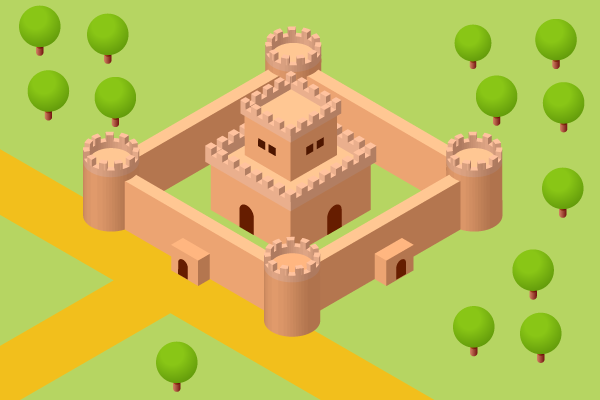
#> input picture image/castle1.png, 600 x 400 px
$ python dif.py
#> lines starting #> are read from the running program, lines starting #| are printed output that depends on the picture; after the words box and inside, x2 and y2 are one past the last pixel; in counts of white or black regions, pixels touching at a corner belong together
import cv2 #OpenCVのインポート
import numpy as np #numpyをnpという名前でインポート

img1 = cv2.imread('./image/castle1.png',0) #日別.pngをグレースケールで読み込む
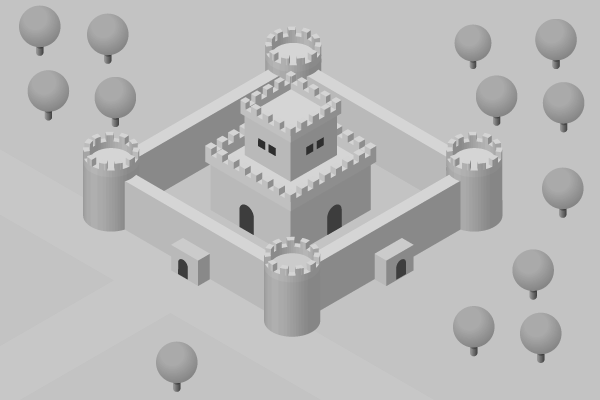
#> img1: shape (400, 600); min 46, max 213, mean 185.8
img2 = cv2.imread('./image/castle2.png',0) #キャンペーン別.pngをグレースケールで読み込む
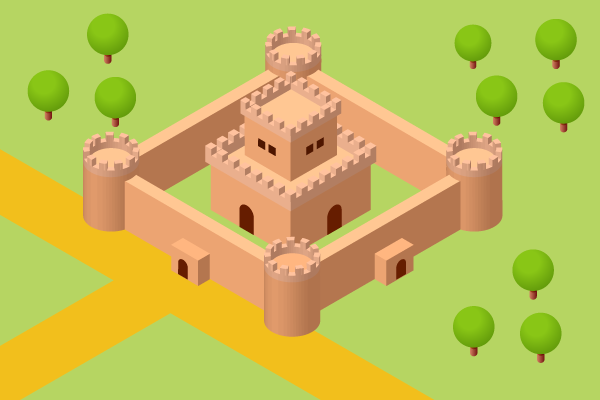
#> input picture image/castle2.png, 600 x 400 px
#> img2: shape (400, 600); min 46, max 213, mean 186.5

#img1,img2の各要素を比較し、等しければ0、異なれば1の値を持つ配列comparisonを生成
comparison=np.where(img1 == img2, 0, 1)
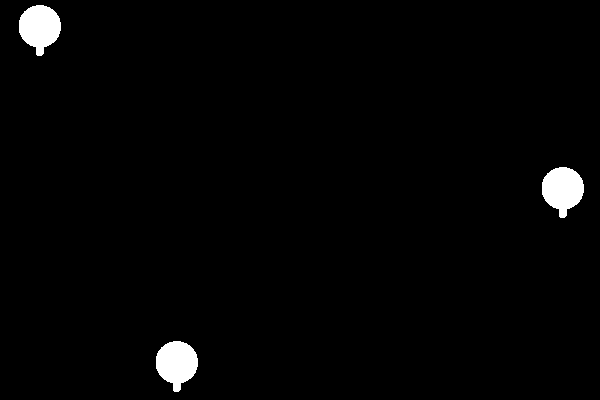
#> comparison: shape (400, 600) int64; values 0 (black) and 1 (white), 1.9% white; 3 white regions, box (x1, y1, x2, y2) and area: (19, 5, 61, 56) 1486, (542, 167, 584, 218) 1486, (156, 341, 198, 392) 1486
#img1とcomparisonの要素の積、配列differenceを生成
#2つの画像の要素が等しい部分は0が掛けられるため0(黒)となり
#2つの画像の要素が等しい部分は1が掛けられるため値を持つ
#グレースケール画像として出力するためdtype = np.uint8を指定する
difference=np.array(img1*comparison,dtype = np.uint8)

cv2.imwrite('./image/difference_ex.png',difference) #ファイル名difference.pngでdifferenceを保存
